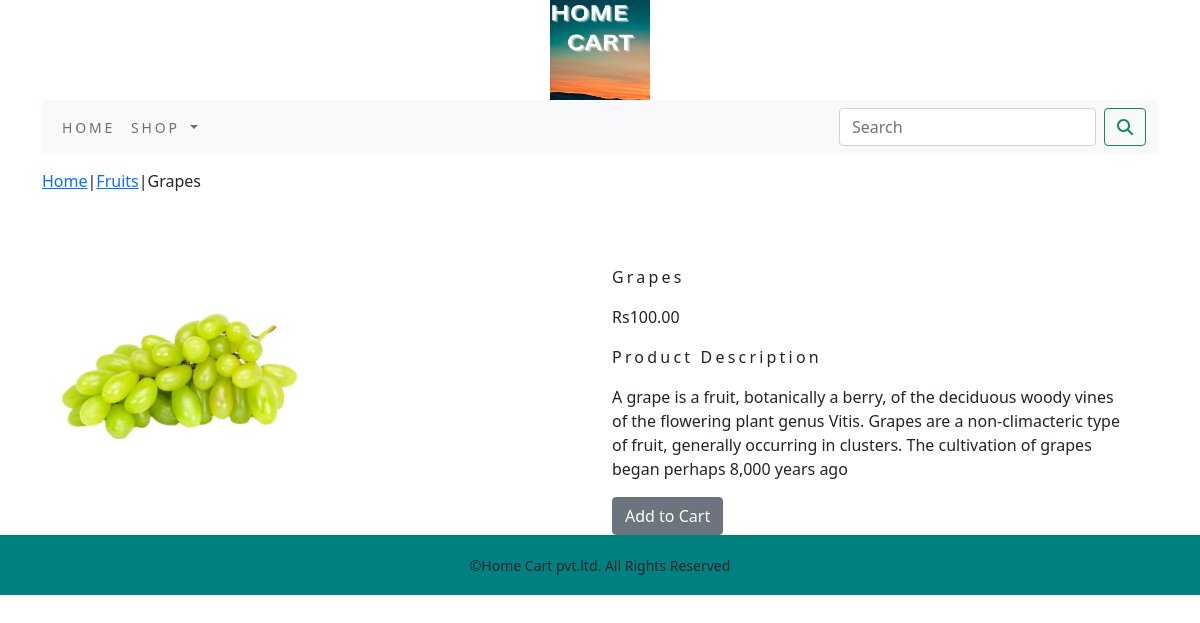
Screenshot of /shop/fruits/grapes/ with the database file from the repository.
### Shopping/models.py (models this page shows, shortened)
class Products(models.Model):
    name=models.CharField(max_length=250,unique=True)
    slug=models.SlugField(max_length=250,unique=True)
    description=models.CharField(max_length=250,unique=True)
    price=models.DecimalField(max_digits=10,decimal_places=2)
    category=models.ForeignKey(Category,on_delete=models.CASCADE)
    image=models.ImageField(upload_to='product')
    stock=models.IntegerField()
    available=models.BooleanField(default=True)
    created=models.DateTimeField(auto_now_add=True)
    updated=models.DateTimeField(auto_now=True)
    class Meta:
        ordering = ('name',)
        verbose_name = 'product'
        verbose_name_plural = 'products'

class Category(models.Model):
    name=models.CharField(max_length=250,unique=True)
    slug=models.SlugField(max_length=250,unique=True)
    description=models.TextField(blank=True)
    image=models.ImageField(upload_to='category',blank=True)
    class Meta:
        ordering=('name',)
        verbose_name='category'
        verbose_name_plural='categories'
    def get_url(self):
        return reverse('Shopping:products_by_category', args=[self.slug])
    def __str__(self):
        return '{}'.format(self.name)

### Shopping/views.py (the view)
# urls.py: path('<slug:c_slug>/<slug:product_slug>/',views.proDetail,name='proDetail'),
def proDetail(request,c_slug,product_slug):
    try:
        product=Products.objects.get(category__slug=c_slug,slug=product_slug)
    except Exception as e:
        raise e
    return render(request,'product.html',{'product':product})

### Shopping/context_processors.py (called while the page is built)
def menu_links(request):
    links=Category.objects.all()
    return dict(links=links)

### cart/context_processors.py (called while the page is built)
def counter(request):
    item_count=0
    if 'admin' in request.path:
        return {}
    else:
        try:
            cart=Cart.objects.filter(cart_id=_cart_id(request))
            cart_items=CartItem.objects.all().filter(cart=cart[:1])
            for cart_item in cart_items:
                item_count += cart_item.quantity
        except Cart.DoesNotExist:
            item_count=0
    return dict(item_count=item_count)

### cart/views.py (called while the page is built)
def _cart_id(request):
    cart=request.session.session_key
    if not cart:
        cart=request.session.create()
    return cart

### templates/product.html (shortened to what this page needs)
{% extends 'base.html' %}
{% load static %}
{% block content %}
<div class="row my_prod_row_class">
    <div class="mx_auto">
        <p><a href="{% url 'Shopping:AllProdCat' %}">Home</a>|<a href="{{product.category.get_url}}">{{product.category}}</a>|{{product.name}} </p>
    </div>
</div>
<div class="container">
<br>
<div class="row">
    <div class="col-12 col-sm-12 col-md-12 col-lg-6 text center">
        <div style="min-width:18rem">
            <img src="{{product.image.url}}" alt="{{product.name}}" height="250px" width="250px">
        </div>
    </div>
    <div class="col-12 col-sm-12 col-md-12 col-lg-6">
    <h1 class="my_prod_title">{{product.name}}</h1>
    <p>Rs{{product.price}}</p>
    <p class="my_title">Product Description</p>
    <p class="text-justify my_prod_text">{{product.description}}</p>
    {% if product.stock <= 0 %}
    <p class="text-justify my_prod_text"><b>Out of Stock</b></p>
    {% else %}
    <a class="btn btn-secondary" href="{% url 'cart:add_cart' product.id %}">Add to Cart</a>
    {% endif %}
</div>
</div>
</div>
{% endblock %}

### static/css/custom.css (style rules this page uses)
body { font-family: 'Roboto', sans-serif; }
.my_title { font-size:16px; text_transform:uppercase; letter-spacing:.2em; }
.my_prod_row_class { padding-top:15px; padding-bottom:20px; }
.my_prod_title { font-size:16px; text_transform:uppercase; letter-spacing:.2em; padding-top:15px; padding-bottom:10px; }
.my_prod_text { padding-right:20px; }

### rows the page displays
Products: category "Fruits", name "Grapes", image (picture), price "100.00", description "A grape is a fruit, botanically a berry, of the deciduous woody vines of the flowering plant genus Vitis. Grapes are a non-climacteric type of fruit, generally occurring in clusters. The cultivation of grapes began perhaps 8,000 years ago"
